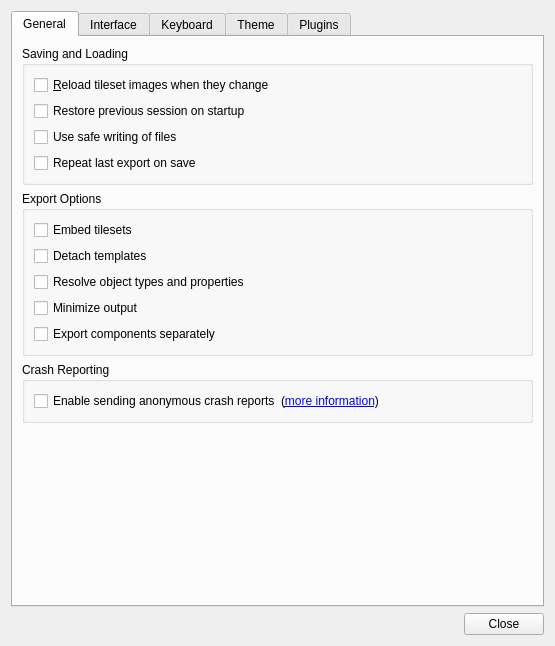
<?xml version="1.0" encoding="UTF-8"?>
<ui version="4.0">
 <class>PreferencesDialog</class>
 <widget class="QDialog" name="PreferencesDialog">
  <property name="geometry">
   <rect>
    <x>0</x>
    <y>0</y>
    <width>555</width>
    <height>646</height>
   </rect>
  </property>
  <property name="windowTitle">
   <string>Preferences</string>
  </property>
  <layout class="QVBoxLayout" name="verticalLayout">
   <property name="sizeConstraint">
    <enum>QLayout::SetMinimumSize</enum>
   </property>
   <item>
    <widget class="QTabWidget" name="tabWidget">
     <property name="currentIndex">
      <number>0</number>
     </property>
     <widget class="QWidget" name="generalTab">
      <attribute name="title">
       <string>General</string>
      </attribute>
      <layout class="QVBoxLayout" name="verticalLayout_2">
       <item>
        <widget class="QGroupBox" name="saveAndLoadGroupBox">
         <property name="title">
          <string>Saving and Loading</string>
         </property>
         <layout class="QGridLayout" name="gridLayout">
          <item row="2" column="0">
           <widget class="QCheckBox" name="safeSaving">
            <property name="toolTip">
             <string>Turn this off if you're having trouble saving your files.</string>
            </property>
            <property name="text">
             <string>Use safe writing of files</string>
            </property>
           </widget>
          </item>
          <item row="1" column="0">
           <widget class="QCheckBox" name="restoreSession">
            <property name="text">
             <string>Restore previous session on startup</string>
            </property>
           </widget>
          </item>
          <item row="0" column="0" colspan="2">
           <widget class="QCheckBox" name="reloadTilesetImages">
            <property name="text">
             <string>&amp;Reload tileset images when they change</string>
            </property>
           </widget>
          </item>
          <item row="3" column="0">
           <widget class="QCheckBox" name="exportOnSave">
            <property name="text">
             <string>Repeat last export on save</string>
            </property>
           </widget>
          </item>
         </layout>
        </widget>
       </item>
       <item>
        <widget class="QGroupBox" name="exportGroupBox">
         <property name="title">
          <string>Export Options</string>
         </property>
         <layout class="QGridLayout" name="gridLayout_5">
          <item row="1" column="0" colspan="2">
           <widget class="QCheckBox" name="detachTemplateInstances">
            <property name="text">
             <string>Detach templates</string>
            </property>
           </widget>
          </item>
          <item row="2" column="0">
           <widget class="QCheckBox" name="resolveObjectTypesAndProperties">
            <property name="text">
             <string>Resolve object types and properties</string>
            </property>
           </widget>
          </item>
          <item row="3" column="0">
           <widget class="QCheckBox" name="minimizeOutput">
            <property name="toolTip">
             <string>Omits unnecessary whitespace when supported by the output format</string>
            </property>
            <property name="text">
             <string>Minimize output</string>
            </property>
           </widget>
          </item>
          <item row="0" column="0" colspan="2">
           <widget class="QCheckBox" name="embedTilesets">
            <property name="text">
             <string>Embed tilesets</string>
            </property>
           </widget>
          </item>
          <item row="4" column="0">
           <widget class="QCheckBox" name="exportComponentsSeparately">
            <property name="text">
             <string>Export components separately</string>
            </property>
           </widget>
          </item>
         </layout>
        </widget>
       </item>
       <item>
        <widget class="QGroupBox" name="crashReporting">
         <property name="title">
          <string>Crash Reporting</string>
         </property>
         <layout class="QHBoxLayout" name="horizontalLayout_2">
          <property name="spacing">
           <number>0</number>
          </property>
          <item>
           <widget class="QCheckBox" name="sendCrashReports">
            <property name="text">
             <string>Enable sending anonymous crash reports</string>
            </property>
           </widget>
          </item>
          <item>
           <widget class="QLabel" name="crashReportingLabel">
            <property name="text">
             <string>(&lt;a href=&quot;https://www.mapeditor.org/crash-reporting&quot;&gt;more information&lt;/a&gt;)</string>
            </property>
            <property name="textFormat">
             <enum>Qt::RichText</enum>
            </property>
            <property name="buddy">
             <cstring>sendCrashReports</cstring>
            </property>
           </widget>
          </item>
          <item>
           <spacer name="horizontalSpacer_3">
            <property name="orientation">
             <enum>Qt::Horizontal</enum>
            </property>
            <property name="sizeHint" stdset="0">
             <size>
              <width>0</width>
              <height>0</height>
             </size>
            </property>
           </spacer>
          </item>
         </layout>
        </widget>
       </item>
       <item>
        <spacer name="verticalSpacer">
         <property name="orientation">
          <enum>Qt::Vertical</enum>
         </property>
         <property name="sizeHint" stdset="0">
          <size>
           <width>20</width>
           <height>1</height>
          </size>
         </property>
        </spacer>
       </item>
      </layout>
     </widget>
     <widget class="QWidget" name="interfaceTab">
      <attribute name="title">
       <string>Interface</string>
      </attribute>
      <layout class="QVBoxLayout" name="verticalLayout_7">
       <item>
        <widget class="QGroupBox" name="interfaceGroupBox">
         <property name="title">
          <string>Interface</string>
         </property>
         <layout class="QGridLayout" name="gridLayout_2">
          <item row="2" column="0">
           <widget class="QLabel" name="label_3">
            <property name="text">
             <string>Grid color:</string>
            </property>
            <property name="buddy">
             <cstring>gridColor</cstring>
            </property>
           </widget>
          </item>
          <item row="6" column="0">
           <widget class="QLabel" name="label">
            <property name="text">
             <string>Object line width:</string>
            </property>
            <property name="buddy">
             <cstring>objectLineWidth</cstring>
            </property>
           </widget>
          </item>
          <item row="0" column="0">
           <widget class="QLabel" name="label_2">
            <property name="text">
             <string>&amp;Language:</string>
            </property>
            <property name="buddy">
             <cstring>languageCombo</cstring>
            </property>
           </widget>
          </item>
          <item row="5" column="0">
           <widget class="QLabel" name="label_7">
            <property name="text">
             <string>Major grid every:</string>
            </property>
           </widget>
          </item>
          <item row="0" column="3">
           <widget class="QComboBox" name="languageCombo"/>
          </item>
          <item row="10" column="0" colspan="5">
           <widget class="QCheckBox" name="wheelZoomsByDefault">
            <property name="text">
             <string>Mouse wheel &amp;zooms by default</string>
            </property>
           </widget>
          </item>
          <item row="6" column="3">
           <widget class="QDoubleSpinBox" name="objectLineWidth">
            <property name="suffix">
             <string> pixels</string>
            </property>
            <property name="decimals">
             <number>1</number>
            </property>
            <property name="minimum">
             <double>1.000000000000000</double>
            </property>
            <property name="value">
             <double>2.000000000000000</double>
            </property>
           </widget>
          </item>
          <item row="12" column="0" colspan="5">
           <widget class="QCheckBox" name="smoothScrolling">
            <property name="text">
             <string>Use s&amp;mooth scrolling</string>
            </property>
           </widget>
          </item>
          <item row="0" column="4">
           <spacer name="horizontalSpacer_2">
            <property name="orientation">
             <enum>Qt::Horizontal</enum>
            </property>
            <property name="sizeHint" stdset="0">
             <size>
              <width>0</width>
              <height>20</height>
             </size>
            </property>
           </spacer>
          </item>
          <item row="11" column="0" colspan="5">
           <widget class="QCheckBox" name="autoScrolling">
            <property name="text">
             <string>Middle mouse button uses auto-&amp;scrolling</string>
            </property>
           </widget>
          </item>
          <item row="7" column="3">
           <widget class="QComboBox" name="objectSelectionBehaviorCombo"/>
          </item>
          <item row="5" column="3">
           <widget class="QSpinBox" name="gridMajor">
            <property name="suffix">
             <string> tiles</string>
            </property>
           </widget>
          </item>
          <item row="2" column="3">
           <widget class="Tiled::ColorButton" name="gridColor"/>
          </item>
          <item row="4" column="3">
           <widget class="QSpinBox" name="gridFine">
            <property name="minimum">
             <number>1</number>
            </property>
            <property name="maximum">
             <number>128</number>
            </property>
           </widget>
          </item>
          <item row="4" column="0">
           <widget class="QLabel" name="label_4">
            <property name="text">
             <string>Fine grid divisions:</string>
            </property>
            <property name="buddy">
             <cstring>gridFine</cstring>
            </property>
           </widget>
          </item>
          <item row="7" column="0">
           <widget class="QLabel" name="label_6">
            <property name="text">
             <string>Object selection behavior:</string>
            </property>
            <property name="buddy">
             <cstring>objectSelectionBehaviorCombo</cstring>
            </property>
           </widget>
          </item>
          <item row="9" column="0" colspan="5">
           <widget class="QCheckBox" name="openGL">
            <property name="text">
             <string>Hardware &amp;accelerated drawing (OpenGL)</string>
            </property>
           </widget>
          </item>
          <item row="3" column="0">
           <widget class="QLabel" name="label_8">
            <property name="text">
             <string>Background fade color:</string>
            </property>
           </widget>
          </item>
          <item row="3" column="3">
           <widget class="Tiled::ColorButton" name="backgroundFadeColor"/>
          </item>
         </layout>
        </widget>
       </item>
       <item>
        <widget class="QGroupBox" name="updatesGroupBox">
         <property name="title">
          <string>Updates</string>
         </property>
         <layout class="QVBoxLayout" name="verticalLayout_4">
          <item>
           <widget class="QCheckBox" name="displayNewsCheckBox">
            <property name="text">
             <string>Display news in status bar</string>
            </property>
           </widget>
          </item>
          <item>
           <widget class="QCheckBox" name="displayNewVersionCheckBox">
            <property name="text">
             <string>Highlight new version in status bar</string>
            </property>
           </widget>
          </item>
         </layout>
        </widget>
       </item>
       <item>
        <spacer name="verticalSpacer_3">
         <property name="orientation">
          <enum>Qt::Vertical</enum>
         </property>
         <property name="sizeHint" stdset="0">
          <size>
           <width>20</width>
           <height>0</height>
          </size>
         </property>
        </spacer>
       </item>
      </layout>
     </widget>
     <widget class="Tiled::ShortcutSettingsPage" name="keyboardTab">
      <attribute name="title">
       <string>Keyboard</string>
      </attribute>
     </widget>
     <widget class="QWidget" name="updatesTab">
      <attribute name="title">
       <string>Theme</string>
      </attribute>
      <layout class="QVBoxLayout" name="verticalLayout_3">
       <item>
        <widget class="QGroupBox" name="themeGroupBox">
         <property name="title">
          <string>Theme</string>
         </property>
         <layout class="QGridLayout" name="gridLayout_4">
          <item row="0" column="1">
           <spacer name="horizontalSpacer_4">
            <property name="orientation">
             <enum>Qt::Horizontal</enum>
            </property>
            <property name="sizeType">
             <enum>QSizePolicy::Fixed</enum>
            </property>
            <property name="sizeHint" stdset="0">
             <size>
              <width>100</width>
              <height>20</height>
             </size>
            </property>
           </spacer>
          </item>
          <item row="0" column="2">
           <widget class="QComboBox" name="styleCombo"/>
          </item>
          <item row="2" column="0" colspan="2">
           <widget class="QLabel" name="selectionColorLabel">
            <property name="text">
             <string>Selection color:</string>
            </property>
           </widget>
          </item>
          <item row="2" column="2">
           <widget class="Tiled::ColorButton" name="selectionColor"/>
          </item>
          <item row="0" column="0">
           <widget class="QLabel" name="label_5">
            <property name="text">
             <string>Style:</string>
            </property>
            <property name="buddy">
             <cstring>styleCombo</cstring>
            </property>
           </widget>
          </item>
          <item row="1" column="2">
           <widget class="Tiled::ColorButton" name="baseColor"/>
          </item>
          <item row="0" column="3">
           <spacer name="horizontalSpacer">
            <property name="orientation">
             <enum>Qt::Horizontal</enum>
            </property>
            <property name="sizeHint" stdset="0">
             <size>
              <width>72</width>
              <height>20</height>
             </size>
            </property>
           </spacer>
          </item>
          <item row="1" column="0" colspan="2">
           <widget class="QLabel" name="baseColorLabel">
            <property name="text">
             <string>Base color:</string>
            </property>
            <property name="buddy">
             <cstring>baseColor</cstring>
            </property>
           </widget>
          </item>
         </layout>
        </widget>
       </item>
       <item>
        <spacer name="verticalSpacer_2">
         <property name="orientation">
          <enum>Qt::Vertical</enum>
         </property>
         <property name="sizeHint" stdset="0">
          <size>
           <width>20</width>
           <height>0</height>
          </size>
         </property>
        </spacer>
       </item>
      </layout>
     </widget>
     <widget class="QWidget" name="pluginsTab">
      <attribute name="title">
       <string>Plugins</string>
      </attribute>
      <layout class="QVBoxLayout" name="verticalLayout_6">
       <item>
        <widget class="QGroupBox" name="groupBox_4">
         <property name="title">
          <string>Enabled Plugins</string>
         </property>
         <layout class="QVBoxLayout" name="verticalLayout_5">
          <item>
           <widget class="QListView" name="pluginList"/>
          </item>
         </layout>
        </widget>
       </item>
       <item>
        <widget class="QGroupBox" name="groupBox">
         <property name="title">
          <string>Extensions</string>
         </property>
         <layout class="QHBoxLayout" name="horizontalLayout">
          <item>
           <widget class="QLabel" name="extensionsPathLabel">
            <property name="text">
             <string>Directory:</string>
            </property>
           </widget>
          </item>
          <item>
           <widget class="QLineEdit" name="extensionsPathEdit">
            <property name="readOnly">
             <bool>true</bool>
            </property>
           </widget>
          </item>
          <item>
           <widget class="QPushButton" name="openExtensionsPathButton">
            <property name="text">
             <string>Open...</string>
            </property>
           </widget>
          </item>
         </layout>
        </widget>
       </item>
      </layout>
     </widget>
    </widget>
   </item>
   <item>
    <widget class="QDialogButtonBox" name="buttonBox">
     <property name="orientation">
      <enum>Qt::Horizontal</enum>
     </property>
     <property name="standardButtons">
      <set>QDialogButtonBox::Close</set>
     </property>
    </widget>
   </item>
  </layout>
 </widget>
 <customwidgets>
  <customwidget>
   <class>Tiled::ColorButton</class>
   <extends>QToolButton</extends>
   <header>colorbutton.h</header>
  </customwidget>
  <customwidget>
   <class>Tiled::ShortcutSettingsPage</class>
   <extends>QWidget</extends>
   <header>shortcutsettingspage.h</header>
   <container>1</container>
  </customwidget>
 </customwidgets>
 <tabstops>
  <tabstop>tabWidget</tabstop>
  <tabstop>reloadTilesetImages</tabstop>
  <tabstop>restoreSession</tabstop>
  <tabstop>safeSaving</tabstop>
  <tabstop>exportOnSave</tabstop>
  <tabstop>embedTilesets</tabstop>
  <tabstop>detachTemplateInstances</tabstop>
  <tabstop>resolveObjectTypesAndProperties</tabstop>
  <tabstop>minimizeOutput</tabstop>
  <tabstop>sendCrashReports</tabstop>
  <tabstop>languageCombo</tabstop>
  <tabstop>gridColor</tabstop>
  <tabstop>backgroundFadeColor</tabstop>
  <tabstop>gridFine</tabstop>
  <tabstop>gridMajor</tabstop>
  <tabstop>objectLineWidth</tabstop>
  <tabstop>objectSelectionBehaviorCombo</tabstop>
  <tabstop>openGL</tabstop>
  <tabstop>wheelZoomsByDefault</tabstop>
  <tabstop>autoScrolling</tabstop>
  <tabstop>smoothScrolling</tabstop>
  <tabstop>displayNewsCheckBox</tabstop>
  <tabstop>displayNewVersionCheckBox</tabstop>
  <tabstop>styleCombo</tabstop>
  <tabstop>baseColor</tabstop>
  <tabstop>selectionColor</tabstop>
  <tabstop>pluginList</tabstop>
  <tabstop>extensionsPathEdit</tabstop>
  <tabstop>openExtensionsPathButton</tabstop>
 </tabstops>
 <resources/>
 <connections>
  <connection>
   <sender>buttonBox</sender>
   <signal>rejected()</signal>
   <receiver>PreferencesDialog</receiver>
   <slot>reject()</slot>
   <hints>
    <hint type="sourcelabel">
     <x>322</x>
     <y>416</y>
    </hint>
    <hint type="destinationlabel">
     <x>315</x>
     <y>312</y>
    </hint>
   </hints>
  </connection>
 </connections>
</ui>
